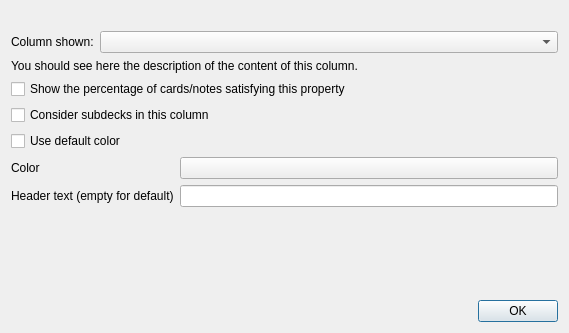
<?xml version="1.0" encoding="UTF-8"?>
<ui version="4.0">
 <class>Dialog</class>
 <widget class="QDialog" name="Dialog">
  <property name="geometry">
   <rect>
    <x>0</x>
    <y>0</y>
    <width>569</width>
    <height>333</height>
   </rect>
  </property>
  <layout class="QVBoxLayout" name="verticalLayout">
   <item>
    <widget class="QLabel" name="count">
     <property name="styleSheet">
      <string notr="true">* { color: red }</string>
     </property>
     <property name="text">
      <string/>
     </property>
     <property name="alignment">
      <set>Qt::AlignCenter</set>
     </property>
     <property name="wordWrap">
      <bool>true</bool>
     </property>
    </widget>
   </item>
   <item>
    <layout class="QVBoxLayout" name="verticalLayout_7">
     <item>
      <layout class="QHBoxLayout" name="horizontalLayout_2">
       <item>
        <widget class="QLabel" name="label_31">
         <property name="text">
          <string>Column shown:</string>
         </property>
        </widget>
       </item>
       <item>
        <widget class="QComboBox" name="column">
         <property name="sizePolicy">
          <sizepolicy hsizetype="Preferred" vsizetype="Fixed">
           <horstretch>3</horstretch>
           <verstretch>0</verstretch>
          </sizepolicy>
         </property>
        </widget>
       </item>
      </layout>
     </item>
     <item>
      <widget class="QLabel" name="description">
       <property name="text">
        <string>You should see here the description of the content of this column.</string>
       </property>
      </widget>
     </item>
     <item>
      <widget class="QCheckBox" name="percent">
       <property name="text">
        <string>Show the percentage of cards/notes satisfying this property</string>
       </property>
      </widget>
     </item>
     <item>
      <widget class="QCheckBox" name="withSubdecks">
       <property name="text">
        <string>Consider subdecks in this column</string>
       </property>
      </widget>
     </item>
     <item>
      <widget class="QCheckBox" name="defaultColor">
       <property name="text">
        <string>Use default color</string>
       </property>
      </widget>
     </item>
     <item>
      <layout class="QFormLayout" name="formLayout_2">
       <item row="1" column="0">
        <widget class="QLabel" name="label_2">
         <property name="text">
          <string>Header text (empty for default)</string>
         </property>
        </widget>
       </item>
       <item row="1" column="1">
        <widget class="QLineEdit" name="header"/>
       </item>
       <item row="0" column="0">
        <widget class="QLabel" name="colorLabel">
         <property name="text">
          <string>Color</string>
         </property>
        </widget>
       </item>
       <item row="0" column="1">
        <widget class="QPushButton" name="colorButton">
         <property name="text">
          <string/>
         </property>
        </widget>
       </item>
      </layout>
     </item>
     <item>
      <spacer name="verticalSpacer">
       <property name="orientation">
        <enum>Qt::Vertical</enum>
       </property>
       <property name="sizeHint" stdset="0">
        <size>
         <width>20</width>
         <height>40</height>
        </size>
       </property>
      </spacer>
     </item>
    </layout>
   </item>
   <item>
    <widget class="QDialogButtonBox" name="buttonBox">
     <property name="orientation">
      <enum>Qt::Horizontal</enum>
     </property>
     <property name="standardButtons">
      <set>QDialogButtonBox::Ok</set>
     </property>
    </widget>
   </item>
  </layout>
 </widget>
 <tabstops>
  <tabstop>column</tabstop>
 </tabstops>
 <resources>
  <include location="icons.qrc"/>
 </resources>
 <connections>
  <connection>
   <sender>buttonBox</sender>
   <signal>rejected()</signal>
   <receiver>Dialog</receiver>
   <slot>reject()</slot>
   <hints>
    <hint type="sourcelabel">
     <x>322</x>
     <y>320</y>
    </hint>
    <hint type="destinationlabel">
     <x>286</x>
     <y>274</y>
    </hint>
   </hints>
  </connection>
  <connection>
   <sender>buttonBox</sender>
   <signal>accepted()</signal>
   <receiver>Dialog</receiver>
   <slot>accept()</slot>
   <hints>
    <hint type="sourcelabel">
     <x>254</x>
     <y>320</y>
    </hint>
    <hint type="destinationlabel">
     <x>157</x>
     <y>274</y>
    </hint>
   </hints>
  </connection>
 </connections>
</ui>
